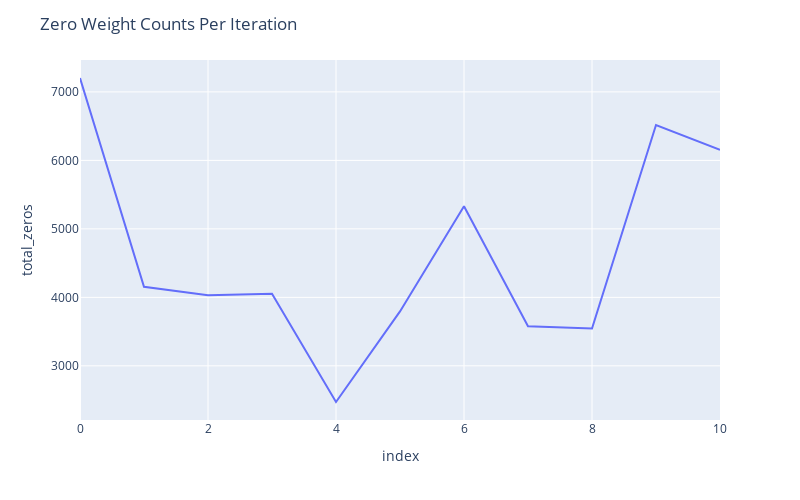

Notebook code for this chart:
### Code cell
fig = px.line(r2, x=r2.index, y=r2.total_zeros)

fig.update_layout(
    autosize=False,
    width=800,
    height=500,
    title_text=f"Zero Weight Counts Per Iteration",
)

fig.show()

### Figure 1 — Plotly figure (JSON) as saved in the notebook; plotly's stock layout.template omitted (floating-point values rounded to 4 significant figures)
{"data": [{"hovertemplate": "index=%{x}<br>total_zeros=%{y}<extra></extra>", "legendgroup": "", "line": {"color": "#636efa", "dash": "solid"}, "marker": {"symbol": "circle"}, "mode": "lines", "name": "", "orientation": "v", "showlegend": false, "type": "scatter", "x": [0, 1, 2, 3, 4, 5, 6, 7, 8, 9, 10], "xaxis": "x", "y": [7203, 4154, 4031, 4054, 2472, 3795, 5330, 3579, 3544, 6516, 6156], "yaxis": "y"}], "layout": {"autosize": false, "height": 500, "legend": {"tracegroupgap": 0}, "margin": {"t": 60}, "title": {"text": "Zero Weight Counts Per Iteration"}, "width": 800, "xaxis": {"anchor": "y", "autorange": true, "domain": [0, 1], "range": [0, 10], "title": {"text": "index"}, "type": "linear"}, "yaxis": {"anchor": "x", "autorange": true, "domain": [0, 1], "range": [2209.0, 7466.0], "title": {"text": "total_zeros"}, "type": "linear"}}}
